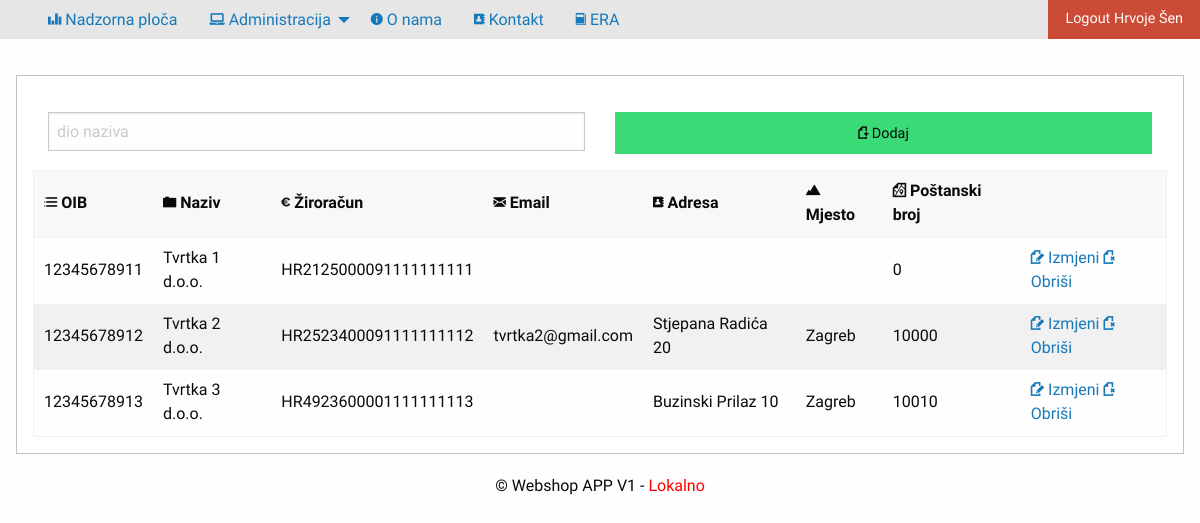
The page /privatno/dobavljaci/index.php (signed in) on the database its author committed.
### tables this page shows
create table dobavljac(
sifra			int (6) not null primary key auto_increment,
oib				char (11) not null,
naziv			varchar (100) not null,
ziroracun		varchar (50) not null,
email			varchar (100),
adresa			varchar (255),
mjesto			varchar (255),
postanskiBroj	int (5)
);

### konfiguracija.php (called while the page is built, shortened)
<?php
$naslovAplikacije = "Webshop APP V1";
switch ($_SERVER["HTTP_HOST"]) {
	case 'localhost':
		$putanjaAPP="/webshop/";
		break;
}

### privatno/dobavljaci/index.php (the view, shortened to what this page needs)
<?php include_once '../../konfiguracija.php';  provjeraLogin(); ?>
<?php
$uvjet = isset($_GET["uvjet"]) ? $_GET["uvjet"] : "";
?>
<!doctype html>
<html class="no-js" lang="en" dir="ltr">
	<head>
		<?php include_once '../../predlosci/zaglavlje.php'; ?>
	</head>
	<body>
		<?php include_once '../../predlosci/izbornik.php'; ?>
		<div class="row">
			<div class="callout">
				<div class="row">
					<div class="grid-x grid-padding-x">
						<div class="large-auto cell">
							<form method="GET">
								<input type="text" placeholder="dio naziva" name="uvjet"
								value="<?php echo $uvjet; ?>"/>
							</form>
						</div>
						<div class="large-auto cell">
							<a href="unos.php" class="success button expanded"><i title="Dodaj" class="step fi-page-add size-48"></i> Dodaj</a>
						</div>
					</div>
				</div>
					<table>
						<thead>
							<tr>
								<th><i title="OIB" class="step fi-list-number size-48"></i> OIB</th>
								<th><i title="Naziv" class="step fi-folder size-48"></i> Naziv</th>
								<th><i title="Žiroračun" class="step fi-euro size-48"></i> Žiroračun</th>
								<th><i title="Email" class="step fi-mail size-48"></i> Email</th>
								<th><i title="Adresa" class="step fi-address-book size-48"></i> Adresa</th>
								<th><i title="Mjesto" class="step fi-mountains size-48"></i> Mjesto</th>
								<th><i title="Poštanski broj" class="step fi-map size-48"></i> Poštanski broj</th>
								<th></th>
							</tr>
						</thead>
						<tbody>
							<?php
							$izraz = $veza->prepare("select * from dobavljac
							where naziv like :uvjet");
							$uvjet="%" . $uvjet . "%";
							$izraz->execute(array("uvjet"=>$uvjet));
							$rezultati = $izraz->fetchAll(PDO::FETCH_OBJ);
							foreach ($rezultati as $red) :
							?>
							<tr>
								<td><?php echo $red->oib; ?></td>
								<td><?php echo $red->naziv; ?></td>
								<td><?php echo $red->ziroracun; ?></td>
								<td><?php echo $red->email; ?></td>
								<td><?php echo $red->adresa; ?></td>
								<td><?php echo $red->mjesto; ?></td>
								<td><?php echo $red->postanskiBroj; ?></td>
								<td>
									<a href="promjena.php?sifra=<?php echo $red->sifra;
									if(isset($_GET["uvjet"])){
										echo "&uvjet=" . $_GET["uvjet"];
									}?>"><i title="Promjena" class="step fi-page-edit size-48"></i> Izmjeni</a>
									<a href="brisanje.php?sifra=<?php echo $red->sifra;
										if(isset($_GET["uvjet"])){
										echo "&uvjet=" . $_GET["uvjet"];
									}?>"><i title="Obriši" class="step fi-page-delete size-48"></i> Obriši</a>
								</td>
							</tr>
							<?php endforeach; ?>
						</tbody>
					</table>
				</div>
			</div>
		<?php	include_once '../../predlosci/podnozje.php'; ?>
	</body>
</html>

### predlosci/zaglavlje.php (shortened to what this page needs)
<link rel="stylesheet" href="<?php echo $putanjaAPP;  ?>css/FI/foundation-icons.css">
<link rel="stylesheet" href="<?php echo $putanjaAPP;  ?>css/foundation.css">
<link rel="stylesheet" href="<?php echo $putanjaAPP;  ?>css/app.css">

### predlosci/izbornik.php (shortened to what this page needs)
<div class="top-bar" id="example-menu">
  <div class="top-bar-left">
    <ul class="dropdown menu" data-dropdown-menu>
      <li class="menu-text hide-for-small-only">
      <?php if(isset($_SESSION["logiran"])): ?>
      <li><a href="<?php echo $putanjaAPP;  ?>privatno/nadzornaPloca.php"><i title="Nadzorna ploča" class="step fi-graph-bar size-48"></i> Nadzorna ploča</a></li>
      <?php
          if(isset($_SESSION["logiran"]) && $_SESSION["logiran"]->uloga==="admin"): ?>
      <li>
        <a href="#"><i title="Administracija" class="step fi-laptop size-48"></i> Administracija</a>
      </li>
      <?php endif; ?>
      <?php endif; ?>
      <li><a href="<?php echo $putanjaAPP;  ?>javno/onama.php"><i title="O nama" class="step fi-info size-48"></i> O nama</a></li>
      <li><a href="<?php echo $putanjaAPP;  ?>javno/kontakt.php"><i title="Kontakt" class="step fi-address-book size-48"></i> Kontakt</a></li>
      <?php
      if(isset($_SESSION["logiran"]) && $_SESSION["logiran"]->uloga==="admin"): ?>
          <li><a href="<?php echo $putanjaAPP;  ?>img/ERA.png" target="_blank"><i title="ERA" class="step fi-book size-48"></i> ERA</a></li>
          <?php endif; ?>
    </ul>
  </div>
  <div class="top-bar-right">
    <ul class="menu">
    	<?php if($_SERVER["SCRIPT_NAME"]!=$putanjaAPP . "javno/login.php"): ?>
      <li style="width: 100%;">
      	<?php if(!isset($_SESSION["logiran"])): ?>
      	<a href="<?php echo 	$putanjaAPP;  ?>javno/login.php" class="button" >Login</a>
      	<?php else: ?>
      	<a href="<?php echo $putanjaAPP;  ?>javno/logout.php" class="alert button">Logout
      		<?php
      			echo $_SESSION["logiran"]->ime . " " . $_SESSION["logiran"]->prezime; ?></a>
      		<?php endif; ?>
      	</li>
      	<?php endif; ?>
    </ul>
  </div>
</div>

### predlosci/podnozje.php
<div class="row" align="center">
	&copy; <?php echo $naslovAplikacije; date("Y"); ?>
	<?php
	if($_SERVER["HTTP_HOST"]==="localhost"){
		echo "- <span style=\"color: red\">Lokalno</span>";
	}
	?>
</div>

### css/app.css (style rules this page uses)
body { font-family: 'Source Sans Pro', sans-serif; }
.row { max-width: 100%; padding-top: 20px; }
.menu > li > a { padding: 1rem 2rem; }
.top-bar { padding: 0rem; margin-bottom: 1rem; }

### rows shown on the page
dobavljac: oib "12345678911", naziv "Tvrtka 1 d.o.o.", ziroracun "HR2125000091111111111", postanskiBroj "0"
dobavljac: oib "12345678912", naziv "Tvrtka 2 d.o.o.", ziroracun "HR2523400091111111112", email "tvrtka2@gmail.com", adresa "Stjepana Radića 20", mjesto "Zagreb", postanskiBroj "10000"
dobavljac: oib "12345678913", naziv "Tvrtka 3 d.o.o.", ziroracun "HR4923600001111111113", adresa "Buzinski Prilaz 10", mjesto "Zagreb", postanskiBroj "10010"

### other values the page prints
$_SESSION["logiran"]->ime "Hrvoje"
$_SESSION["logiran"]->prezime "Šen"
$naslovAplikacije "Webshop APP V1"
